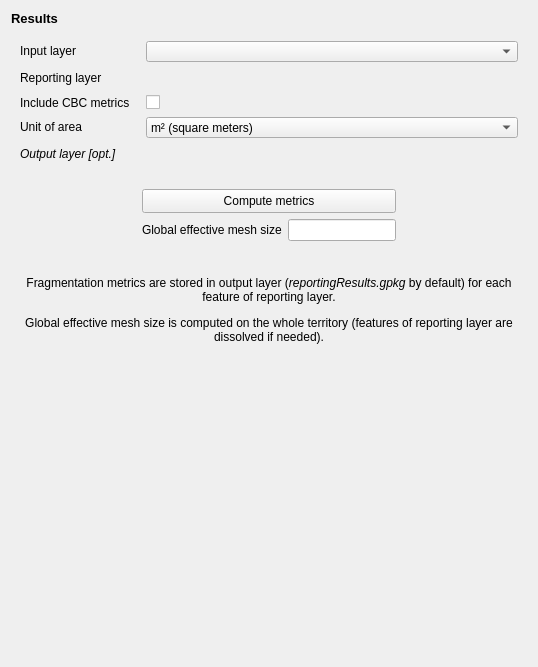
             <widget class="QWidget" name="fusionTab">
              <attribute name="title">
               <string>4 - Results</string>
              </attribute>
              <layout class="QVBoxLayout" name="verticalLayout_2">
               <item>
                <widget class="QLabel" name="label_8">
                 <property name="sizePolicy">
                  <sizepolicy hsizetype="Expanding" vsizetype="Preferred">
                   <horstretch>0</horstretch>
                   <verstretch>0</verstretch>
                  </sizepolicy>
                 </property>
                 <property name="font">
                  <font>
                   <pointsize>10</pointsize>
                   <weight>75</weight>
                   <bold>true</bold>
                  </font>
                 </property>
                 <property name="text">
                  <string>Results</string>
                 </property>
                </widget>
               </item>
               <item>
                <widget class="QFrame" name="selectionLayerFrame_4">
                 <property name="sizePolicy">
                  <sizepolicy hsizetype="Expanding" vsizetype="Preferred">
                   <horstretch>0</horstretch>
                   <verstretch>0</verstretch>
                  </sizepolicy>
                 </property>
                 <property name="minimumSize">
                  <size>
                   <width>200</width>
                   <height>65</height>
                  </size>
                 </property>
                 <property name="frameShape">
                  <enum>QFrame::NoFrame</enum>
                 </property>
                 <property name="frameShadow">
                  <enum>QFrame::Raised</enum>
                 </property>
                 <layout class="QGridLayout" name="gridLayout_8">
                  <item row="0" column="0">
                   <widget class="QLabel" name="selectionLayerLabel_5">
                    <property name="sizePolicy">
                     <sizepolicy hsizetype="Fixed" vsizetype="Fixed">
                      <horstretch>0</horstretch>
                      <verstretch>0</verstretch>
                     </sizepolicy>
                    </property>
                    <property name="minimumSize">
                     <size>
                      <width>0</width>
                      <height>16</height>
                     </size>
                    </property>
                    <property name="font">
                     <font>
                      <weight>50</weight>
                      <bold>false</bold>
                     </font>
                    </property>
                    <property name="text">
                     <string>Input layer</string>
                    </property>
                   </widget>
                  </item>
                  <item row="0" column="1">
                   <widget class="QgsMapLayerComboBox" name="resultsInputLayer">
                    <property name="enabled">
                     <bool>true</bool>
                    </property>
                    <property name="sizePolicy">
                     <sizepolicy hsizetype="Preferred" vsizetype="Fixed">
                      <horstretch>0</horstretch>
                      <verstretch>0</verstretch>
                     </sizepolicy>
                    </property>
                    <property name="minimumSize">
                     <size>
                      <width>60</width>
                      <height>21</height>
                     </size>
                    </property>
                    <property name="maximumSize">
                     <size>
                      <width>16777215</width>
                      <height>21</height>
                     </size>
                    </property>
                    <property name="editable">
                     <bool>false</bool>
                    </property>
                    <property name="currentIndex">
                     <number>-1</number>
                    </property>
                    <property name="allowEmptyLayer">
                     <bool>false</bool>
                    </property>
                   </widget>
                  </item>
                  <item row="1" column="0">
                   <widget class="QLabel" name="selectionLayerLabel_12">
                    <property name="sizePolicy">
                     <sizepolicy hsizetype="Fixed" vsizetype="Fixed">
                      <horstretch>0</horstretch>
                      <verstretch>0</verstretch>
                     </sizepolicy>
                    </property>
                    <property name="minimumSize">
                     <size>
                      <width>120</width>
                      <height>16</height>
                     </size>
                    </property>
                    <property name="font">
                     <font>
                      <weight>50</weight>
                      <bold>false</bold>
                     </font>
                    </property>
                    <property name="text">
                     <string>Reporting layer</string>
                    </property>
                   </widget>
                  </item>
                  <item row="1" column="1">
                   <widget class="QgsFileWidget" name="resultsReportingLayer">
                    <property name="minimumSize">
                     <size>
                      <width>0</width>
                      <height>21</height>
                     </size>
                    </property>
                    <property name="maximumSize">
                     <size>
                      <width>16777215</width>
                      <height>21</height>
                     </size>
                    </property>
                   </widget>
                  </item>
                  <item row="2" column="0">
                   <widget class="QLabel" name="selectionLayerLabel_13">
                    <property name="sizePolicy">
                     <sizepolicy hsizetype="Fixed" vsizetype="Fixed">
                      <horstretch>0</horstretch>
                      <verstretch>0</verstretch>
                     </sizepolicy>
                    </property>
                    <property name="minimumSize">
                     <size>
                      <width>120</width>
                      <height>16</height>
                     </size>
                    </property>
                    <property name="font">
                     <font>
                      <weight>50</weight>
                      <bold>false</bold>
                     </font>
                    </property>
                    <property name="toolTip">
                     <string>Cross-Boundary Connection (CBC) is a method to mitigate border effect (data clip at administrative borders)</string>
                    </property>
                    <property name="toolTipDuration">
                     <number>0</number>
                    </property>
                    <property name="text">
                     <string>&lt;html&gt;&lt;head/&gt;&lt;body&gt;&lt;p&gt;Include CBC metrics &lt;img src=&quot;:/plugins/FragScape/icons/search.svg&quot; width=&quot;16&quot; height=&quot;16&quot;/&gt;&lt;/p&gt;&lt;/body&gt;&lt;/html&gt;</string>
                    </property>
                   </widget>
                  </item>
                  <item row="2" column="1">
                   <widget class="QCheckBox" name="resultsCBC">
                    <property name="text">
                     <string/>
                    </property>
                   </widget>
                  </item>
                  <item row="3" column="0">
                   <widget class="QLabel" name="selectionLayerLabel_18">
                    <property name="sizePolicy">
                     <sizepolicy hsizetype="Fixed" vsizetype="Fixed">
                      <horstretch>0</horstretch>
                      <verstretch>0</verstretch>
                     </sizepolicy>
                    </property>
                    <property name="minimumSize">
                     <size>
                      <width>120</width>
                      <height>16</height>
                     </size>
                    </property>
                    <property name="font">
                     <font>
                      <weight>50</weight>
                      <bold>false</bold>
                     </font>
                    </property>
                    <property name="text">
                     <string>Unit of area</string>
                    </property>
                   </widget>
                  </item>
                  <item row="3" column="1">
                   <widget class="QComboBox" name="resultsUnit">
                    <property name="minimumSize">
                     <size>
                      <width>0</width>
                      <height>21</height>
                     </size>
                    </property>
                    <property name="maximumSize">
                     <size>
                      <width>16777215</width>
                      <height>21</height>
                     </size>
                    </property>
                    <item>
                     <property name="text">
                      <string>m² (square meters)</string>
                     </property>
                    </item>
                    <item>
                     <property name="text">
                      <string>dam²/a (square decameters / ares)</string>
                     </property>
                    </item>
                    <item>
                     <property name="text">
                      <string>hm²/ha (square hectometers / hectares)</string>
                     </property>
                    </item>
                    <item>
                     <property name="text">
                      <string>km² (square kilometers)</string>
                     </property>
                    </item>
                   </widget>
                  </item>
                  <item row="4" column="0">
                   <widget class="QLabel" name="selectionLayerLabel_11">
                    <property name="sizePolicy">
                     <sizepolicy hsizetype="Fixed" vsizetype="Fixed">
                      <horstretch>0</horstretch>
                      <verstretch>0</verstretch>
                     </sizepolicy>
                    </property>
                    <property name="minimumSize">
                     <size>
                      <width>80</width>
                      <height>16</height>
                     </size>
                    </property>
                    <property name="font">
                     <font>
                      <weight>50</weight>
                      <italic>true</italic>
                      <bold>false</bold>
                     </font>
                    </property>
                    <property name="text">
                     <string>Output layer [opt.]</string>
                    </property>
                   </widget>
                  </item>
                  <item row="4" column="1">
                   <widget class="QgsFileWidget" name="resultsOutLayer">
                    <property name="sizePolicy">
                     <sizepolicy hsizetype="Expanding" vsizetype="Fixed">
                      <horstretch>0</horstretch>
                      <verstretch>0</verstretch>
                     </sizepolicy>
                    </property>
                    <property name="minimumSize">
                     <size>
                      <width>100</width>
                      <height>21</height>
                     </size>
                    </property>
                    <property name="maximumSize">
                     <size>
                      <width>16777215</width>
                      <height>21</height>
                     </size>
                    </property>
                    <property name="accessibleName">
                     <string/>
                    </property>
                    <property name="accessibleDescription">
                     <string/>
                    </property>
                    <property name="dialogTitle">
                     <string/>
                    </property>
                    <property name="defaultRoot">
                     <string/>
                    </property>
                   </widget>
                  </item>
                 </layout>
                </widget>
               </item>
               <item>
                <widget class="QFrame" name="frame_4">
                 <property name="frameShape">
                  <enum>QFrame::NoFrame</enum>
                 </property>
                 <property name="frameShadow">
                  <enum>QFrame::Raised</enum>
                 </property>
                 <layout class="QGridLayout" name="gridLayout_9">
                  <item row="0" column="0">
                   <spacer name="horizontalSpacer_3">
                    <property name="orientation">
                     <enum>Qt::Horizontal</enum>
                    </property>
                    <property name="sizeHint" stdset="0">
                     <size>
                      <width>30</width>
                      <height>20</height>
                     </size>
                    </property>
                   </spacer>
                  </item>
                  <item row="0" column="1" colspan="2">
                   <widget class="QPushButton" name="resultsRun">
                    <property name="sizePolicy">
                     <sizepolicy hsizetype="Preferred" vsizetype="Fixed">
                      <horstretch>0</horstretch>
                      <verstretch>0</verstretch>
                     </sizepolicy>
                    </property>
                    <property name="minimumSize">
                     <size>
                      <width>0</width>
                      <height>24</height>
                     </size>
                    </property>
                    <property name="maximumSize">
                     <size>
                      <width>16777215</width>
                      <height>24</height>
                     </size>
                    </property>
                    <property name="layoutDirection">
                     <enum>Qt::LeftToRight</enum>
                    </property>
                    <property name="text">
                     <string>Compute metrics</string>
                    </property>
                    <property name="icon">
                     <iconset resource="resources.qrc">
                      <normaloff>:/plugins/FragScape/icons/play.svg</normaloff>:/plugins/FragScape/icons/play.svg</iconset>
                    </property>
                   </widget>
                  </item>
                  <item row="0" column="3">
                   <spacer name="horizontalSpacer">
                    <property name="orientation">
                     <enum>Qt::Horizontal</enum>
                    </property>
                    <property name="sizeHint" stdset="0">
                     <size>
                      <width>30</width>
                      <height>20</height>
                     </size>
                    </property>
                   </spacer>
                  </item>
                  <item row="1" column="0">
                   <spacer name="horizontalSpacer_4">
                    <property name="orientation">
                     <enum>Qt::Horizontal</enum>
                    </property>
                    <property name="sizeHint" stdset="0">
                     <size>
                      <width>122</width>
                      <height>20</height>
                     </size>
                    </property>
                   </spacer>
                  </item>
                  <item row="1" column="1">
                   <widget class="QLabel" name="label_10">
                    <property name="sizePolicy">
                     <sizepolicy hsizetype="Fixed" vsizetype="Preferred">
                      <horstretch>0</horstretch>
                      <verstretch>0</verstretch>
                     </sizepolicy>
                    </property>
                    <property name="text">
                     <string>Global effective mesh size</string>
                    </property>
                   </widget>
                  </item>
                  <item row="1" column="2">
                   <widget class="QLineEdit" name="resultsGlobalRes">
                    <property name="readOnly">
                     <bool>true</bool>
                    </property>
                   </widget>
                  </item>
                  <item row="1" column="3">
                   <spacer name="horizontalSpacer_5">
                    <property name="orientation">
                     <enum>Qt::Horizontal</enum>
                    </property>
                    <property name="sizeHint" stdset="0">
                     <size>
                      <width>122</width>
                      <height>20</height>
                     </size>
                    </property>
                   </spacer>
                  </item>
                 </layout>
                </widget>
               </item>
               <item>
                <widget class="QLabel" name="label_12">
                 <property name="sizePolicy">
                  <sizepolicy hsizetype="Fixed" vsizetype="Preferred">
                   <horstretch>0</horstretch>
                   <verstretch>0</verstretch>
                  </sizepolicy>
                 </property>
                 <property name="text">
                  <string/>
                 </property>
                </widget>
               </item>
               <item>
                <widget class="QLabel" name="label_14">
                 <property name="text">
                  <string>&lt;html&gt;&lt;head/&gt;&lt;body&gt;&lt;p&gt;Fragmentation metrics are stored in output layer (&lt;span style=&quot; font-style:italic;&quot;&gt;reportingResults.gpkg&lt;/span&gt; by default) for each feature of reporting layer.&lt;/p&gt;&lt;p&gt;Global effective mesh size is computed on the whole territory (features of reporting layer are dissolved if needed).&lt;/p&gt;&lt;/body&gt;&lt;/html&gt;</string>
                 </property>
                 <property name="textFormat">
                  <enum>Qt::RichText</enum>
                 </property>
                 <property name="scaledContents">
                  <bool>false</bool>
                 </property>
                 <property name="alignment">
                  <set>Qt::AlignCenter</set>
                 </property>
                 <property name="wordWrap">
                  <bool>true</bool>
                 </property>
                </widget>
               </item>
               <item>
                <spacer name="verticalSpacer_2">
                 <property name="orientation">
                  <enum>Qt::Vertical</enum>
                 </property>
                 <property name="sizeType">
                  <enum>QSizePolicy::MinimumExpanding</enum>
                 </property>
                 <property name="sizeHint" stdset="0">
                  <size>
                   <width>20</width>
                   <height>312</height>
                  </size>
                 </property>
                </spacer>
               </item>
              </layout>
             </widget>
